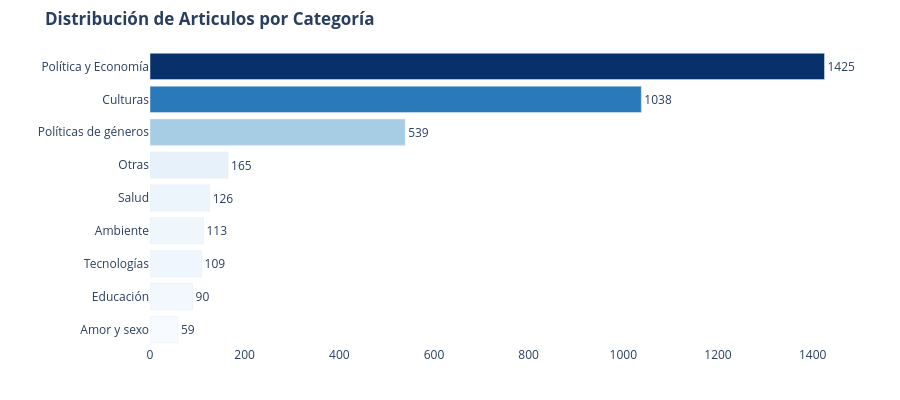

Notebook code cell kept with this figure:
### Markdown cell above
Recordamos como se distribuyen las categorias.

### Code cell
# 1. Normalizar y explotar manteniendo el dataframe listo
df_cat_exploded = (
    df[["doc_id", "post_year", "category", "post_tag"]]
    .copy()
    .assign(
        categoria_normalizada=lambda d: d["category"]
        .fillna("Sin categoria")
        .astype(str)
        .apply(lambda x: [p.strip() for p in re.split(r"[;,]", x) if p.strip()] or ["Sin categoria"])
    )
    .explode("categoria_normalizada")
    .reset_index(drop=True)
)

# 2. Conteo de artículos por categoría
df_cat_dist = (
    df_cat_exploded.groupby("categoria_normalizada")["doc_id"]
    .nunique()
    .reset_index(name="notas")
    .sort_values("notas", ascending=True)
)

# 3. Gráfico 
fig_cat = px.bar(
    df_cat_dist, x="notas", y="categoria_normalizada", orientation="h",
    title="<b>Distribución de Articulos por Categoría</b>",
    text="notas", color="notas", color_continuous_scale="Blues"
)
fig_cat.update_traces(textposition="outside")
fig_cat.update_layout(
    height=400, plot_bgcolor="rgba(0,0,0,0)", paper_bgcolor="#fff",
    coloraxis_showscale=False, xaxis_title="", yaxis_title="",
    margin=dict(l=150, r=40, t=50, b=30)
)
fig_cat.write_html(OUTPUT_DIR / "03a_distribucion_categorias.html")
fig_cat.show()

### Figure 1 — Plotly figure (JSON) as saved in the notebook; plotly's stock layout.template omitted (floating-point values rounded to 4 significant figures)
{"data": [{"hovertemplate": "notas=%{marker.color}<br>categoria_normalizada=%{y}<extra></extra>", "legendgroup": "", "marker": {"color": [59, 90, 109, 113, 126, 165, 539, 1038, 1425], "coloraxis": "coloraxis", "pattern": {"shape": ""}}, "name": "", "orientation": "h", "showlegend": false, "text": [59.0, 90.0, 109.0, 113.0, 126.0, 165.0, 539.0, 1038.0, 1425.0], "textposition": "outside", "type": "bar", "x": [59, 90, 109, 113, 126, 165, 539, 1038, 1425], "xaxis": "x", "y": ["Amor y sexo", "Educación", "Tecnologías", "Ambiente", "Salud", "Otras", "Políticas de géneros", "Culturas", "Política y Economía"], "yaxis": "y"}], "layout": {"barmode": "relative", "coloraxis": {"autocolorscale": false, "colorbar": {"title": {"text": "notas"}}, "colorscale": [[0, "rgb(247,251,255)"], [0.125, "rgb(222,235,247)"], [0.25, "rgb(198,219,239)"], [0.375, "rgb(158,202,225)"], [0.5, "rgb(107,174,214)"], [0.625, "rgb(66,146,198)"], [0.75, "rgb(33,113,181)"], [0.875, "rgb(8,81,156)"], [1, "rgb(8,48,107)"]], "showscale": false}, "height": 400, "legend": {"tracegroupgap": 0}, "margin": {"b": 30, "l": 150, "r": 40, "t": 50}, "paper_bgcolor": "#fff", "plot_bgcolor": "rgba(0,0,0,0)", "title": {"text": "<b>Distribución de Articulos por Categoría</b>"}, "xaxis": {"anchor": "y", "domain": [0, 1], "title": {"text": ""}}, "yaxis": {"anchor": "x", "domain": [0, 1], "title": {"text": ""}}}}
